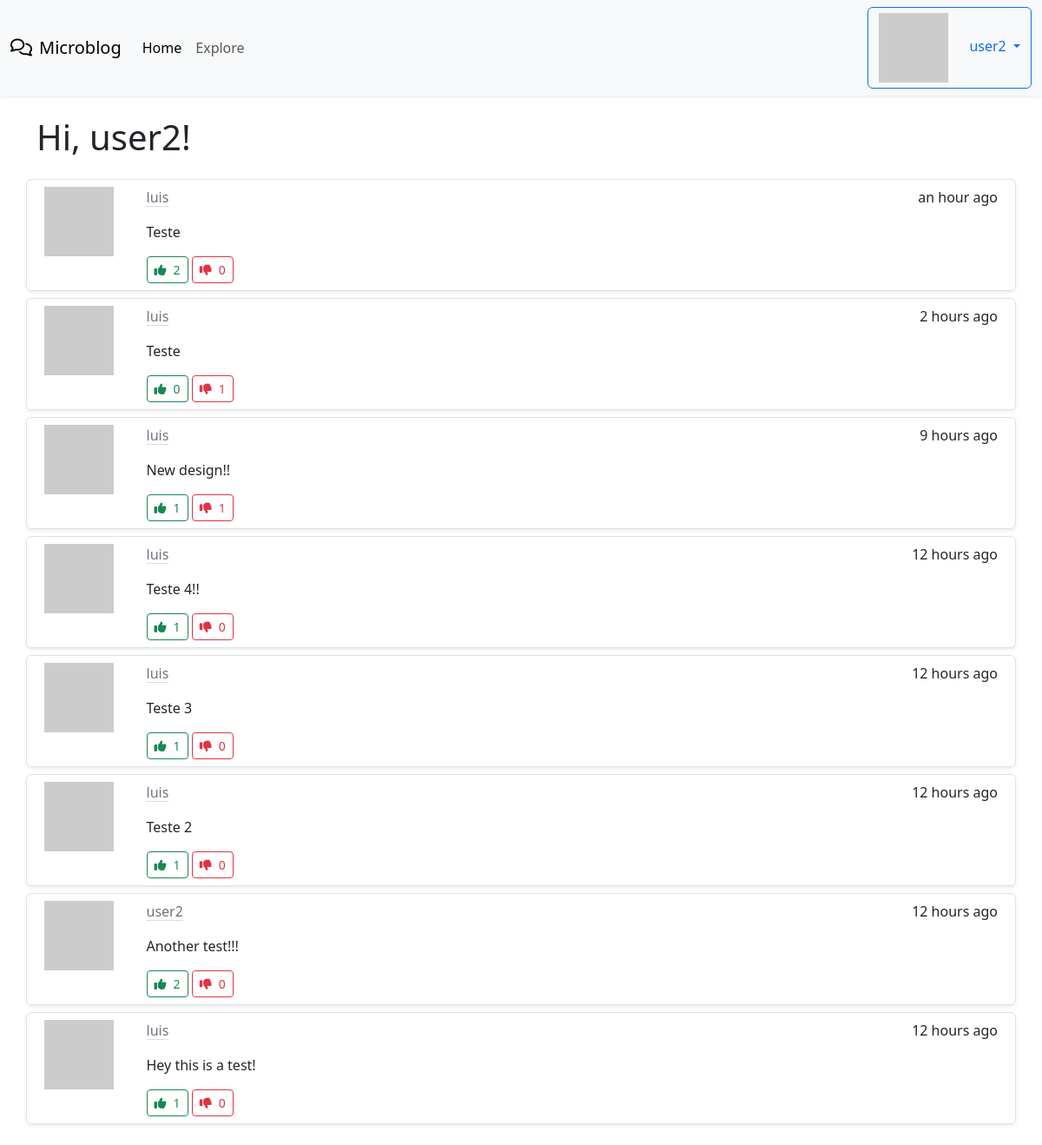
Page /explore (signed in) on the earlier database version.
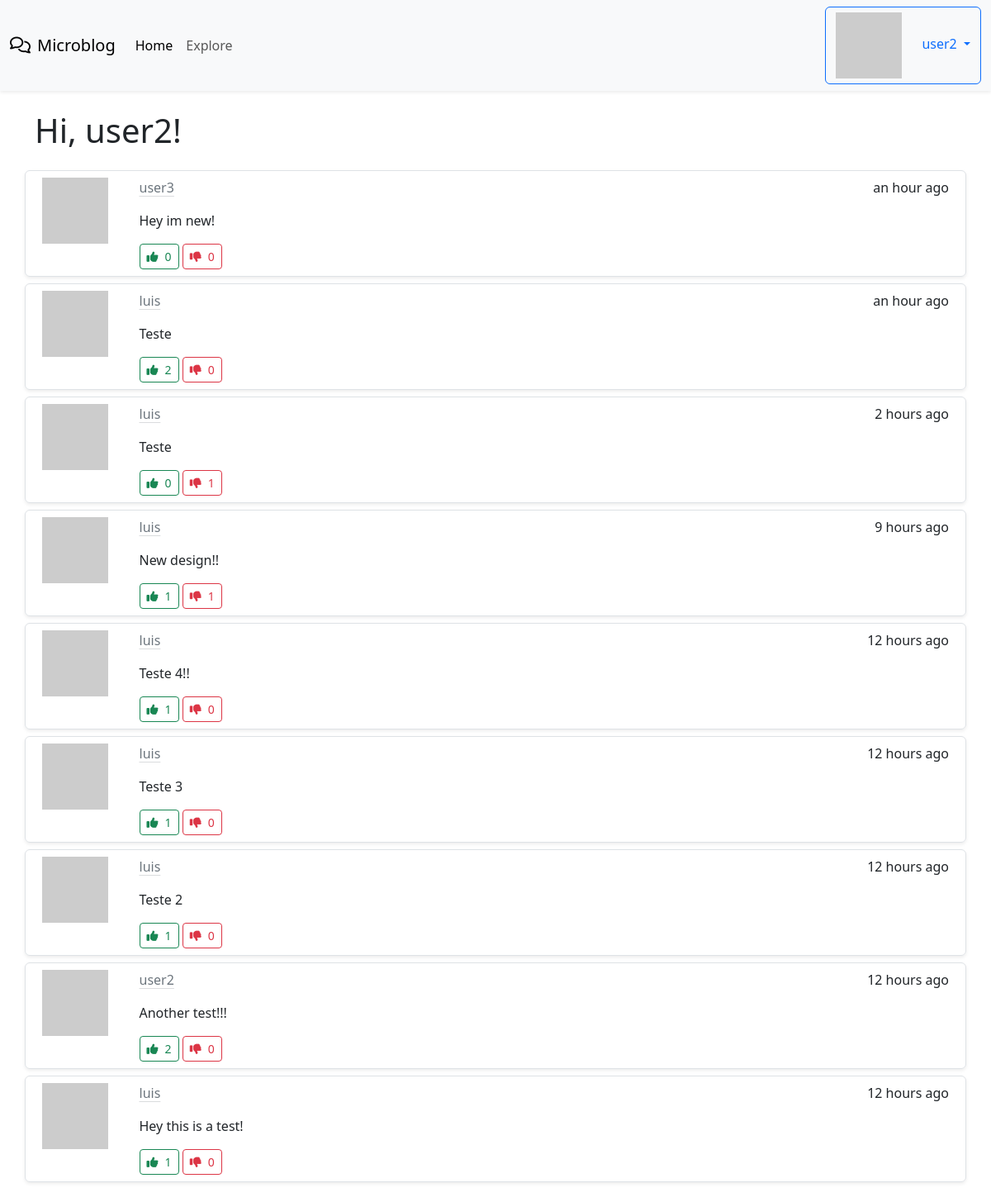
Same page on the later database version.
### app/models.py (models this page shows, shortened)
class User(UserMixin, db.Model):
    id = db.Column(db.Integer, primary_key = True)
    username = db.Column(db.String(64), index = True, unique = True)
    email = db.Column(db.String(120), index = True, unique = True)
    password_hash = db.Column(db.String(128))
    posts = db.relationship('Post', backref='author', lazy='dynamic')
    about_me = db.Column(db.String(140))
    last_seen = db.Column(db.DateTime, default=datetime.utcnow)
    followed = db.relationship(
        'User', secondary=followers,
        primaryjoin=(followers.c.follower_id == id),
        secondaryjoin=(followers.c.followed_id == id),
        backref=db.backref('followers', lazy='dynamic'), lazy='dynamic'
    )
    upvotes = db.relationship('Upvote', backref='user', lazy='dynamic')
    downvotes = db.relationship('Downvote', backref='user', lazy='dynamic')
    def avatar(self, size):
        digest = md5(self.email.lower().encode('utf-8')).hexdigest()
        return 'https://www.gravatar.com/avatar/{}?d=identicon&s={}'.format(digest, size)

class Post(db.Model):
    id = db.Column(db.Integer, primary_key=True)
    body = db.Column(db.String(140))
    timestamp = db.Column(db.DateTime, index=True, default=datetime.utcnow)
    user_id = db.Column(db.Integer, db.ForeignKey('user.id'))
    language = db.Column(db.String(5))
    upvotes = db.relationship('Upvote', backref='post', lazy='dynamic')
    downvotes = db.relationship('Downvote', backref='post', lazy='dynamic')

### app/main/routes.py (the view)
@bp.route('/explore')
@login_required
def explore():
    page = request.args.get('page', 1, type=int)
    posts = Post.query.order_by(Post.timestamp.desc()).paginate(
        page=page, per_page=current_app.config['POSTS_PER_PAGE'], error_out=False)
    next_url = url_for('main.explore', page=posts.next_num) if posts.has_next else None
    prev_url = url_for('main.explore', page=posts.prev_num) if posts.has_prev else None
    return render_template("index.html", title='Explore', posts=posts.items, next_url=next_url, prev_url=prev_url )

### app/__init__.py (called while the page is built)
def get_locale():
    return request.accept_languages.best_match(current_app.config['LANGUAGES'])

### app/main/routes.py (called while the page is built)
@bp.before_request
def before_request():
    if current_user.is_authenticated:
        current_user.last_seen = datetime.utcnow()
        db.session.commit()
    g.locale = str(get_locale())

### app/models.py (called while the page is built)
@login.user_loader
def load_user(id):
    return User.query.get(int(id))

### app/templates/index.html (shortened to what this page needs)
{% extends "base.html" %}
{% block content %}
<div class="container mt-4">
  <h1>{{ _('Hi, %(username)s!', username=current_user.username) }}</h1>
  <div class="mt-4">
      {% for post in posts %}
      {% include "_post.html" %}
      {% endfor %}
  </div>
</div>
{% endblock %}

### app/templates/base.html (shortened to what this page needs)
<!doctype html>
<html lang="en">
    <head>
        {% block head %}
        {% block styles %}
            {{ bootstrap.load_css() }}
        {% endblock %}
        {% endblock %}
    </head>
    <body>
      <nav class="navbar navbar-expand-lg bg-body-tertiary shadow-sm">
        <div class="container-fluid">
          <a class="navbar-brand" href="{{ url_for('main.index') }}"><i class="fa-regular fa-comments me-2"></i>Microblog</a>
          <div class="collapse navbar-collapse" id="navbarNav">
            <ul class="navbar-nav">
              <li class="nav-item">
                <a class="nav-link active" aria-current="page" href="{{ url_for('main.index') }}">{{_('Home')}}</a>
              </li>
              <li class="nav-item">
                <a class="nav-link" href="{{ url_for('main.explore') }}">{{_('Explore')}}</a>
              </li>
            </ul>
            <ul class="navbar-nav ms-auto">
              {% if current_user.is_anonymous %}
              <li class="nav-item">
                  <a class="btn btn-primary" href="{{ url_for('auth.login') }}">{{_('Login')}}</a>
              </li>
              {% else %}
              <li class="nav-item dropdown">
                <a class="dropdown-toggle btn btn-outline-primary" href="#" role="button" data-bs-toggle="dropdown" aria-expanded="false">
                  <img class="me-4" src="{{ current_user.avatar(36) }}" />{{ current_user.username }}
                </a>
              </li>
              {% endif %}
          </ul>
          </div>
        </div>
      </nav>
      {% block content %}{% endblock %}
  </body>
</html>

### app/templates/_post.html
<div class="row border rounded shadow-sm my-2 p-2">
  <div class="col-1 d-flex align-items-center">
    <img src="{{ post.author.avatar(64) }}" class="align-self-start mr-3" alt="{{ post.author.username }} Avatar">
  </div>
  <div class="col ms-4">
    <div class="d-flex flex-row justify-content-between">
      <a class="link-secondary link-offset-2 link-underline-opacity-25 link-underline-opacity-100-hover" href="{{ url_for('main.user', username=post.author.username) }}">{{ post.author.username }}</a>
      <p>{{ moment(post.timestamp).fromNow() }}</p>
    </div>
    <p>{{ post.body }}</p>
    <form action="/upvote_post/{{post.id}}" method="POST" class="d-inline">
      <button type="submit" class="btn btn-outline-success btn-sm">
        <i class="fa-solid fa-thumbs-up me-2"></i>{{ post.upvotes.count() }}
      </button>
    </form>
    <form action="/downvote_post/{{post.id}}" method="POST" class="d-inline">
      <button type="submit" class="btn btn-outline-danger btn-sm">
        <i class="fa-solid fa-thumbs-down me-2"></i>{{ post.downvotes.count() }}
      </button>
    </form>
  </div>
</div>

Differences in the rows shown:
added Post: author.username "user3", timestamp "an hour ago", body "Hey im new!", upvotes.count "0", downvotes.count "0"
